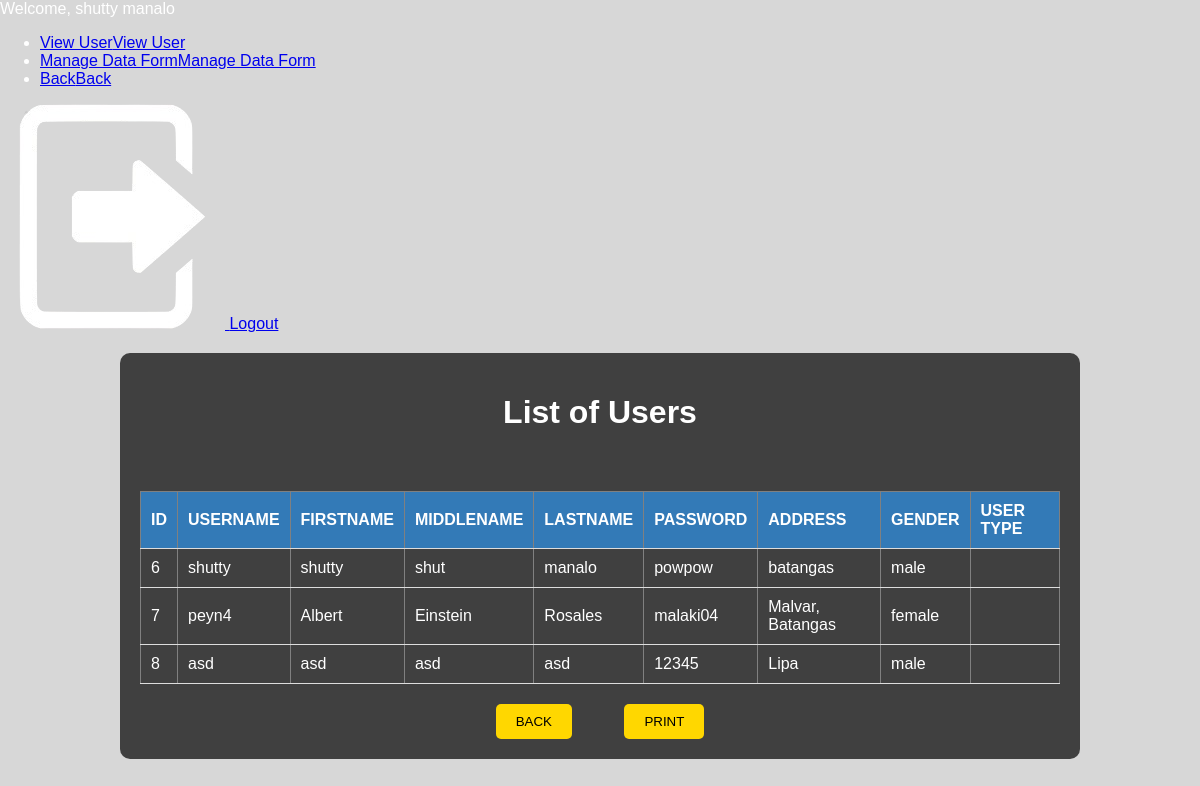
/viewuser.php (signed in), run on the app's committed database.
### tables this page shows
CREATE TABLE `register` (
  `ID` int(255) NOT NULL,
  `Uname` varchar(255) NOT NULL,
  `Fname` varchar(255) NOT NULL,
  `Mname` varchar(255) NOT NULL,
  `Lname` varchar(255) NOT NULL,
  `Password` varchar(255) NOT NULL,
  `Email` varchar(255) NOT NULL,
  `Age` int(255) NOT NULL,
  `Location` varchar(255) NOT NULL,
  `Gender` varchar(255) NOT NULL
);

### viewuser.php (the view, shortened to what this page needs)
<!DOCTYPE html>
<html lang="en">
<head>
    <link rel="stylesheet" href="admin.css">
</head>
<body>
<div class="navbar">
    <marquee behavior="scroll" direction="left">
        <?php
        if (isset($_SESSION['Fname']) && isset($_SESSION['Lname'])) {
            $Fname = $_SESSION['Fname'];
            $Lname = $_SESSION['Lname'];
        } else {
            $Fname = "User ";
            $Lname = "";
        }
        echo "Welcome, " . htmlspecialchars($Fname . " " . $Lname);
        ?>
    </marquee>
    <ul>
        <li><a href="viewuser.php"><span class="icon">View User</span><span class="full-text">View User</span></a></li>
        <li><a href="managedataform.php"><span class="icon">Manage Data Form</span><span class="full-text">Manage Data Form</span></a></li>
        <li><a href="adminhomepage.php"><span class="icon">Back</span><span class="full-text">Back</span></a></li>
    </ul>
    <div class="logout-button">
            <p><a href="logout.php">
                <img src="logout_icon_white.png" alt="Logout Icon">
                <span class="full-text">Logout</span>
            </a></p>
        </div>
</div>
<div class="container">
    <div class="myheader">
        <h1>List of Users</h1>
    </div>
    <br>
    <?php
        $servername = "localhost";
        $username = "root";
        $password = "";
        $dbname = "dbg";
        $db = new mysqli($servername, $username, $password, $dbname);
        $sql = "SELECT * FROM register";
        $result = $db->query($sql);
        if ($result->num_rows > 0) {
            echo "<table border='1' width='100%' style='border-collapse: collapse'>";
            echo "<tr align='center'>
                    <th style='background-color: #337ab7; color: #fff;'>  ID </th>
                    <th style='background-color: #337ab7; color: #fff;'> USERNAME </th>
                    <th style='background-color: #337ab7; color: #fff;'> FIRSTNAME</th>
                    <th style='background-color: #337ab7; color: #fff;'> MIDDLENAME</th>
                    <th style='background-color: #337ab7; color: #fff;'> LASTNAME</th>
                    <th style='background-color: #337ab7; color: #fff;'> PASSWORD</th>
                    <th style='background-color: #337ab7; color: #fff;'> ADDRESS</th>
                    <th style='background-color: #337ab7; color: #fff;'> GENDER</th>
                    <th style='background-color: #337ab7; color: #fff;'> USER TYPE </th>
                </tr>";
            while($row = $result->fetch_assoc()) {
                echo "<tr>
                        <td>{$row['ID']}</td>
                        <td>{$row['Uname']}</td>
                        <td>{$row['Fname']}</td>
                        <td>{$row['Mname']}</td>
                        <td>{$row['Lname']}</td>
                        <td>{$row['Password']}</td>
                        <td>{$row['Location']}</td>
                        <td>{$row['Gender']}</td>
                        <td>{$row['usertype']}</td>
                    </tr>";
            }
            echo "</table>";
        } else {
            echo "0 results";
        }
    ?>
    <div class="cssclsNoprint">
        <input type="button" onClick="parent.location='adminhomepage.php'" value="BACK">&emsp;&emsp;&emsp;
        <input type="button" onClick="window.print()" value="PRINT">
    </div>
</div>
</body>
</html>

### admin.css (style rules this page uses)
body { margin: 0; font-family: Arial, sans-serif; background-color: #d7d7d7; color: white; }
.container { background-color: rgba(0, 0, 0, 0.7); padding: 20px; border-radius: 10px; width: 80%; text-align: center; margin: 20px auto; box-sizing: border-box; }
table { width: 100%; border-collapse: collapse; margin-top: 20px; }
th, td { padding: 10px; text-align: left; border-bottom: 1px solid #ddd; }
th { background-color: black; color: gold; }
input[type='button'] { background-color: gold; color: black; padding: 10px 20px; border: none; border-radius: 5px; cursor: pointer; margin-top: 20px; }

### data on the page
register: ID "6", Uname "shutty", Fname "shutty", Mname "shut", Lname "manalo", Password "powpow", Location "batangas", Gender "male"
register: ID "7", Uname "peyn4", Fname "Albert", Mname "Einstein", Lname "Rosales", Password "malaki04", Location "Malvar, Batangas", Gender "female"
register: ID "8", Uname "asd", Fname "asd", Mname "asd", Lname "asd", Password "12345", Location "Lipa", Gender "male"

### other printed values
$Fname . " " . $Lname "shutty manalo"
